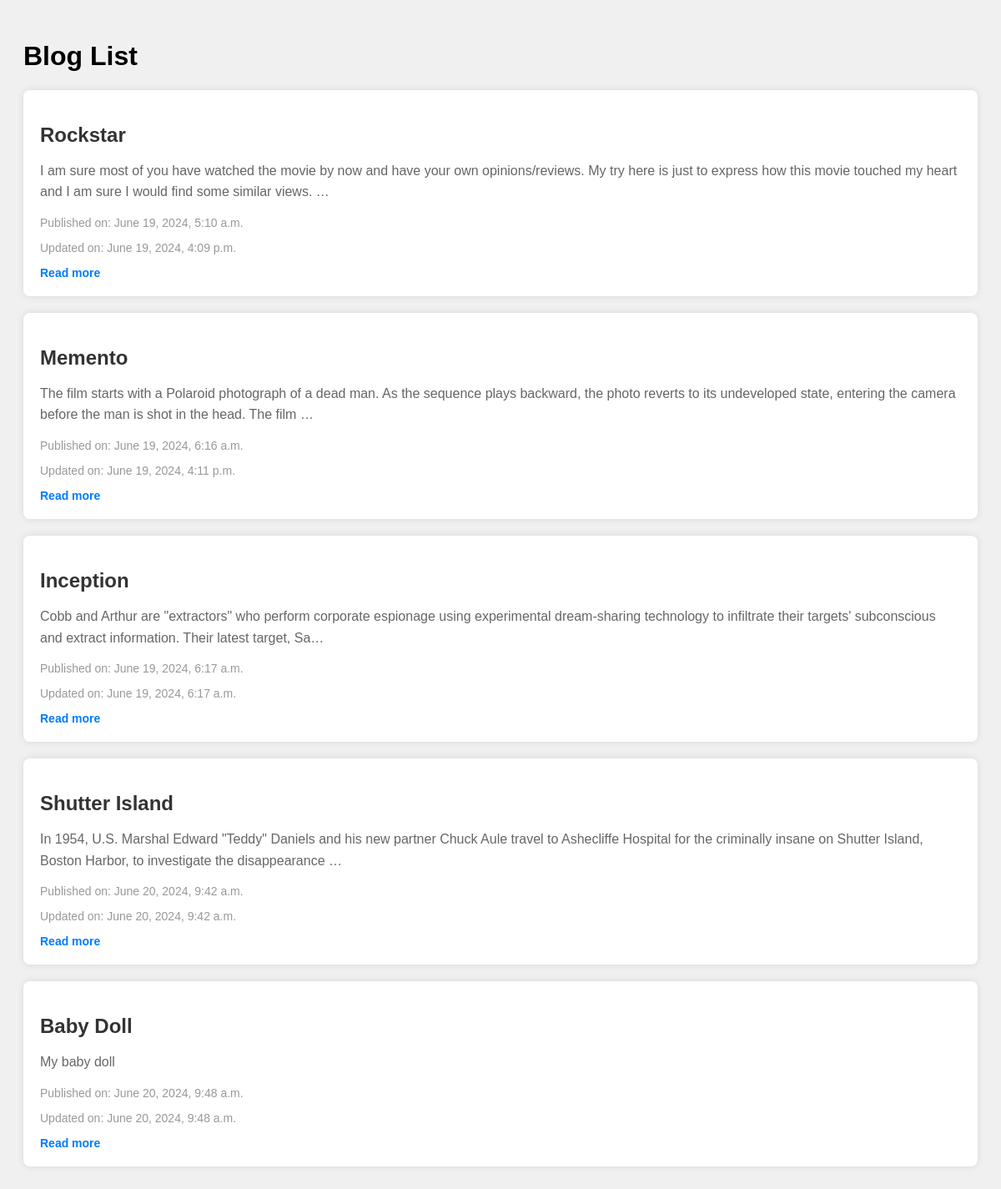
The app's page /blogs/ with its own data.
### blog/models.py (models this page shows, shortened)
class BlogPost(models.Model):
    title = models.CharField(max_length=200)
    content = models.TextField()
    image = models.ImageField(upload_to='blog/images/', blank=True, null=True)
    created_at = models.DateTimeField(auto_now_add=True)
    updated_at = models.DateTimeField(auto_now=True)

### blog/views.py (the view)
# urls.py: path('blogs/', blog_list_view, name='blog_list'),
def blog_list_view(request):
    blogs = BlogPost.objects.all().order_by('created_at')
    context = {
        'blogs': blogs
    }
    return render(request, 'blog_list.html', context)

### blog/templates/blog_list.html (shortened to what this page needs)
<!DOCTYPE html>
<html lang="en">
<head>
</head>
<body>
    <h1>Blog List</h1>
    <ul class="blog-list">
        {% for blog in blogs %}
        <li class="blog-list-item">
            <div class="blog-container">
                <h2 class="blog-title">{{ blog.title }}</h2>
                <p class="blog-content">{{ blog.content | truncatechars:200 }}</p>
                <div class="blog-meta">
                    <p>Published on: {{ blog.created_at }}</p>
                    <p>Updated on: {{ blog.updated_at }}</p>
                    <a href="{% url 'blog_detail' blog.id %}" class="blog-read-more">Read more</a>
                </div>
            </div>
        </li>
        {% empty %}
        <li>No blogs found.</li>
        {% endfor %}
    </ul>
</body>
</html>

### blog/templates/blog_list.html (style rules this page uses)
body { font-family: Arial, sans-serif; background-color: #f0f0f0; padding: 20px; }
.blog-container { background-color: #fff; border-radius: 8px; box-shadow: 0 0 10px rgba(0,0,0,0.1); padding: 20px; margin-bottom: 20px; }
.blog-title { font-size: 24px; font-weight: bold; color: #333; margin-bottom: 10px; }
.blog-content { font-size: 16px; line-height: 1.6; color: #666; }
.blog-meta { font-size: 14px; color: #999; margin-top: 10px; }
.blog-list { list-style-type: none; padding: 0; }
.blog-list-item { margin-bottom: 20px; }
.blog-list-item:last-child { margin-bottom: 0; }
.blog-read-more { color: #007bff; text-decoration: none; font-weight: bold; }

### records on screen
BlogPost: title "Rockstar", content "I am sure most of you have watched the movie by now and have your own opinions/reviews. My try here is just to express how this movie touched my heart and I am sure I would find some similar views. …", created_at "June 19, 2024, 5:10 a.m.", updated_at "June 19, 2024, 4:09 p.m."
BlogPost: title "Memento", content "The film starts with a Polaroid photograph of a dead man. As the sequence plays backward, the photo reverts to its undeveloped state, entering the camera before the man is shot in the head. The film …", created_at "June 19, 2024, 6:16 a.m.", updated_at "June 19, 2024, 4:11 p.m."
BlogPost: title "Inception", content "Cobb and Arthur are \"extractors\" who perform corporate espionage using experimental dream-sharing technology to infiltrate their targets' subconscious and extract information. Their latest target, Sa…", created_at "June 19, 2024, 6:17 a.m.", updated_at "June 19, 2024, 6:17 a.m."
BlogPost: title "Shutter Island", content "In 1954, U.S. Marshal Edward \"Teddy\" Daniels and his new partner Chuck Aule travel to Ashecliffe Hospital for the criminally insane on Shutter Island, Boston Harbor, to investigate the disappearance …", created_at "June 20, 2024, 9:42 a.m.", updated_at "June 20, 2024, 9:42 a.m."
BlogPost: title "Baby Doll", content "My baby doll", created_at "June 20, 2024, 9:48 a.m.", updated_at "June 20, 2024, 9:48 a.m."
